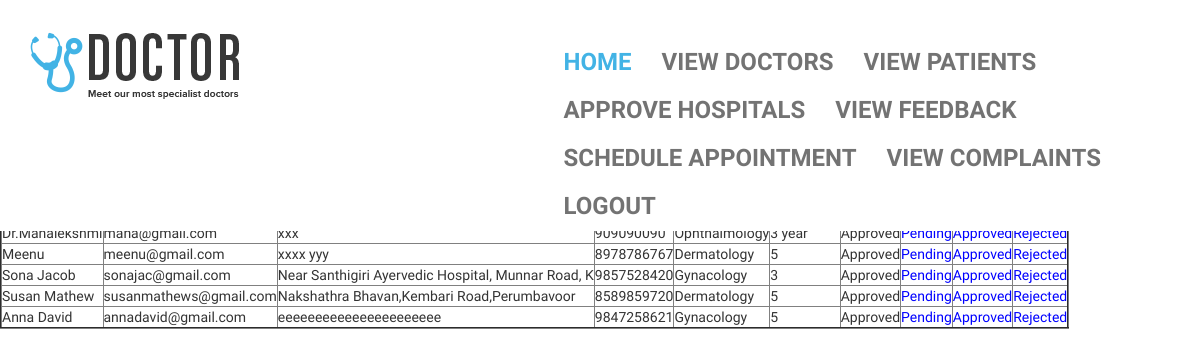
/admin/doctorsapproval.php, run on the app's committed database.
### tables this page shows
CREATE TABLE `doctorreg` (
  `name` varchar(40) NOT NULL,
  `email` varchar(50) NOT NULL,
  `address` varchar(50) NOT NULL,
  `contact` varchar(10) NOT NULL,
  `specialization` varchar(40) NOT NULL,
  `experiance` varchar(40) NOT NULL,
  PRIMARY KEY  (`email`)
);

### shares/db/mydatabase.inc (called while the page is built, shortened)
<?php
	function getDatas($sql){
		$dt = mysql_query($sql);
		$table = array();
		$rno = mysql_num_rows($dt);
		$cno = mysql_num_fields($dt);
		for($i=0;$i<$rno;$i++){
			$row = mysql_fetch_array($dt);
			for($j=0;$j<$cno;$j++){
				$table[$i][$j] = $row[$j];
			}
		}
		return $table;
	}
?>

### admin/doctorsapproval.php (the view, shortened to what this page needs)
<?php
include("top.php");
include_once("../shares/db/mydatabase.inc");?>
<div id="site_content" style="position:relative;top:200px;>
<form method="post">
	<table class="datagrid" border="2">
	<tr>
		<th>Name</th>
		<th>E-Mail</th>
		<th>Address</th>
		<th>Contact</th>
		<th>Specialization</th>
		<th>Experience</th>
		<th>Status</th>
		<th colspan="3">Edit</th>
	</tr>
	<?php
		$sql = "select t1.*,if(status=0,'Pending',if(status=1,'Approved','Reject')) from doctorreg t1,login t2 where t1.email = t2.username";
		$tbl = getDatas($sql);
		for($i=0;$i<count($tbl);$i++){
			$cl = ($i%2==0)?"eve":"odd";
			echo "<tr class='$cl'>";
			for($j=0;$j<count($tbl[$i]);$j++){
				echo "<td>".$tbl[$i][$j]."</td>";
			}
?>
<td><a href="?id=<?php echo $tbl[$i][1]?>&mode=pen"><font color="blue">Pending</font></a></td>
<td><a href="?id=<?php echo $tbl[$i][1]?>&mode=app"><font color="blue">Approved</font></a></td>
<td><a href="?id=<?php echo $tbl[$i][1]?>&mode=rej"><font color="blue">Rejected</font></a></td>
<?php
			echo "</tr>";
		}
	?>
	</table>
</div>

### admin/top.php (shortened to what this page needs)
<!DOCTYPE html>
<html lang="en">
<head>
	<link rel="stylesheet" href="../temp/css/font-awesome.min.css">
	<link rel="stylesheet" href="../temp/css/bootstrap.min.css">
	<link rel="stylesheet" href="../temp/css/style.css">
</head>
<body>
	<header class="top-header">
		<div class="container">
			<div class="row">
				<div class="col-xs-5 header-logo">
					<br>
					<a href="index.html"><img src="../temp/img/logo.png" alt="" class="img-responsive logo"></a>
				</div>
				<div class="col-md-7">
					<nav class="navbar navbar-default">
					  <div class="container-fluid nav-bar">
					    <div class="collapse navbar-collapse" id="bs-example-navbar-collapse-1">
					      <ul class="nav navbar-nav navbar-right">
					        <li><a class="menu active" href="#home" >Home</a></li>
							 <li><a class="menu" href="doctorsapproval.php"> View Doctors</a></li>
					        <li><a class="menu" href="patientapproval.php">View Patients</a></li>
							<li><a class="menu" href="hospitalapproval.php"> Approve Hospitals</a></li>
					        <li><a class="menu" href="viewFeedback.php">View Feedback</a></li>
					        <li><a class="menu" href="../staff/schedule.php">Schedule Appointment</a></li>
					        <li><a class="menu" href="viewComplaint.php"> View Complaints</a></li>
		                    <li><a class="menu" href="../shares/logout.php"> Logout</a></li>
					      </ul>
					    </div>
					  </div>
					</nav>
				</div>
			</div>
		</div>
	</header>

### temp/css/style.css (style rules this page uses)
body { margin: 0; padding: 0; font-family: 'BenchNine', sans-serif; }
li { list-style: none; }
a:hover, a:visited, a { text-decoration: none; }
.top-header { background: #fff !important; position: fixed; width: 100%; z-index: 99999; }
.top-header img.logo { margin-bottom: 25px; margin-top: -15px; transition: all .5s ease 0s; -webkit-transition: all .5s ease 0s; -moz-transition: all .5s ease 0s; -o-transition: all .5s ease 0s; -ms-transition: all .5s ease 0s; }
.navbar-default { background-color: transparent; border-color: transparent; margin-bottom: 0; margin-top: 8px; transition: all .5s ease 0s; -webkit-transition: all .5s ease 0s; -moz-transition: all .5s ease 0s; -o-transition: all .5s ease 0s; -ms-transition: all .5s ease 0s; }
.nav-bar { margin-top: 29px; }
ul.nav { margin: 0; padding: 0; }
.navbar-default .navbar-nav>li>a { font-size: 24px; color: #737373; text-transform: uppercase; transition: all .7s ease 0s; -webkit-transition: all .7s ease 0s; -moz-transition: all .7s ease 0s; -o-transition: all .7s ease 0s; -ms-transition: all .7s ease 0s; padding: 14px 15px; font-weight: bold; }
li a.active { color: #42b3e5 !important; }
html, body, .carousel, .carousel-inner, .carousel-inner .item { height: 100%; }

### data on the page
doctorreg: name "Dr.Mahalekshmi", email "maha@gmail.com", address "xxx", contact "909090090", specialization "Ophthalmology", experiance "3 year", j "Approved"
doctorreg: name "Meenu", email "meenu@gmail.com", address "xxxx yyy", contact "8978786767", specialization "Dermatology", experiance "5", j "Approved"
doctorreg: name "Sona Jacob", email "sonajac@gmail.com", address "Near Santhigiri Ayervedic Hospital, Munnar Road, K", contact "9857528420", specialization "Gynacology", experiance "3", j "Approved"
doctorreg: name "Susan Mathew", email "susanmathews@gmail.com", address "Nakshathra Bhavan,Kembari Road,Perumbavoor", contact "8589859720", specialization "Dermatology", experiance "5", j "Approved"
doctorreg: name "Anna David", email "annadavid@gmail.com", address "eeeeeeeeeeeeeeeeeeeeee", contact "9847258621", specialization "Gynacology", experiance "5", j "Approved"
